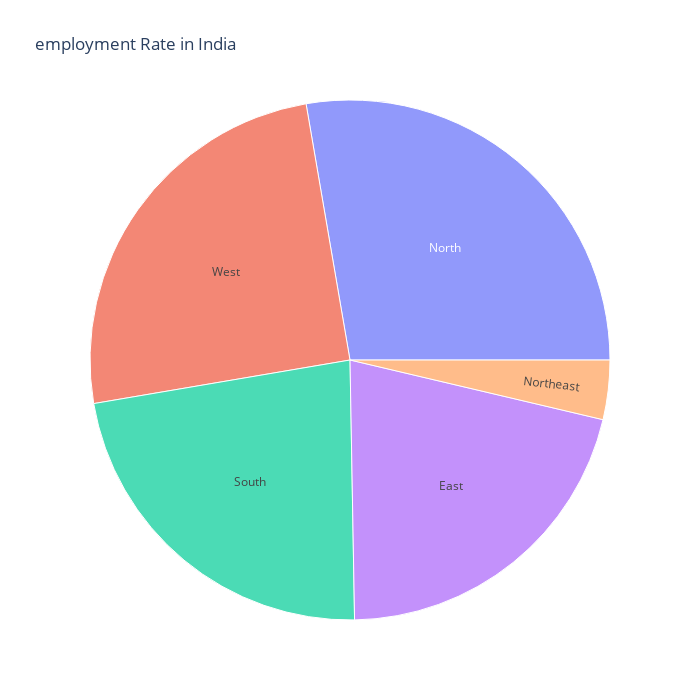

Write notebook code for a chart like this one.
### Code cell
unemploment = df[["Region.1",' Estimated Employed']]
figure = px.sunburst(unemploment, path=["Region.1"], 
                     values=' Estimated Employed',
                     width=700, height=700, color_continuous_scale="RdY1Gn", 
                     title="employment Rate in India")
figure.show()

### Figure 1 — Plotly figure (JSON) as saved in the notebook; plotly's stock layout.template omitted (floating-point values rounded to 4 significant figures)
{"data": [{"branchvalues": "total", "domain": {"x": [0, 1], "y": [0, 1]}, "hovertemplate": "labels=%{label}<br> Estimated Employed=%{value}<br>parent=%{parent}<br>id=%{id}<extra></extra>", "ids": ["East", "North", "Northeast", "South", "West"], "labels": ["East", "North", "Northeast", "South", "West"], "name": "", "parents": ["", "", "", "", ""], "type": "sunburst", "values": [784094676, 1032726546, 137450010, 842435360, 931175636]}], "layout": {"height": 700, "legend": {"tracegroupgap": 0}, "title": {"text": "employment Rate in India"}, "width": 700}}
